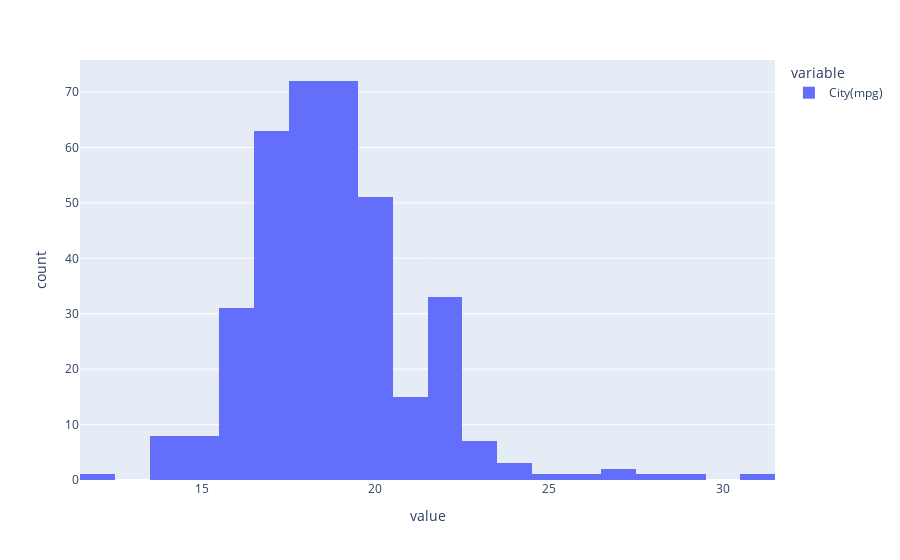

The notebook cell saved with this chart:
### Markdown cell above
**Question 2: Create a code block that imports the `2020_Car_mpg.xlsx` file into a Pandas dataframe named `fuel_data`, then creates a histogram of for all the City mpg of all 6 cylinder vehicles, and tests for normal distribution. (6 points)**

### Code cell
# Answer 2
fuel_data=pd.read_excel('Resources/2020_Car_mpg.xlsx')
fuel_data.head()
fuel_data=fuel_data.loc[fuel_data['# Cyl']==6]


plotting_value=fuel_data['City(mpg)']
plotting_value
px.histogram(plotting_value)

### Figure 1 — Plotly figure (JSON) as saved in the notebook; plotly's stock layout.template omitted (floating-point values rounded to 4 significant figures; data arrays with more than 128 entries replaced by an {"elided": "..."} marker saying what was removed)
{"data": [{"alignmentgroup": "True", "bingroup": "x", "hovertemplate": "variable=City(mpg)<br>value=%{x}<br>count=%{y}<extra></extra>", "legendgroup": "City(mpg)", "marker": {"color": "#636efa", "pattern": {"shape": ""}}, "name": "City(mpg)", "offsetgroup": "City(mpg)", "orientation": "v", "showlegend": true, "type": "histogram", "x": {"elided": "371 int values"}, "xaxis": "x", "yaxis": "y"}], "layout": {"barmode": "relative", "legend": {"title": {"text": "variable"}, "tracegroupgap": 0}, "margin": {"t": 60}, "xaxis": {"anchor": "y", "domain": [0, 1], "title": {"text": "value"}}, "yaxis": {"anchor": "x", "domain": [0, 1], "title": {"text": "count"}}}}
